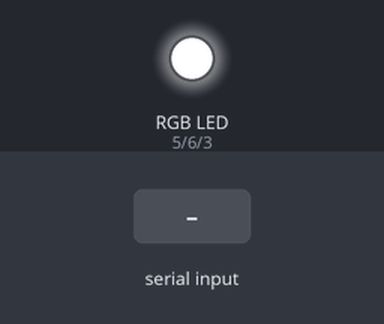
Bench run of a sketch on a simulated Arduino Uno, built with avr-gcc and run on an emulated ATmega328P. Shown: an RGB LED mixed from three pins (HIGH = lit). The inputs (shaded band) are chosen by the test bench. Dim RGB values are drawn brighter than linear.

Above: at 1.2 s.
1.3 s: "90,45,200\n" received over Serial
At 1.6 s:
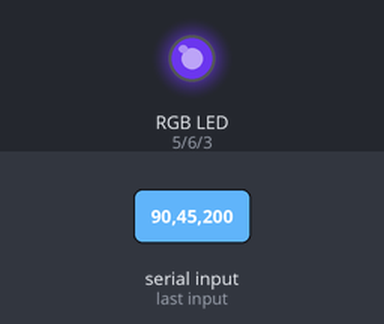
2.8 s: "30,150,10\n" received over Serial
At 3.9 s:
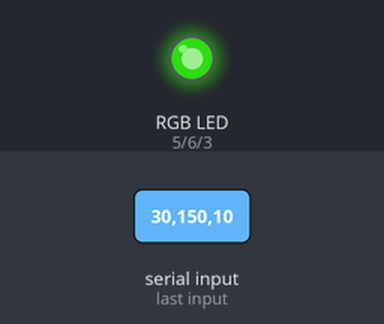
4.3 s: "1,90,45\n" received over Serial
At 5.0 s:
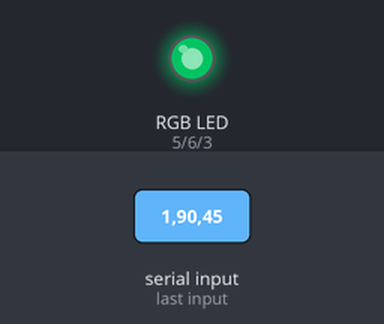
Timing chart, 0 to 7.3 s (numbered marks = the images above; inputs shaded):
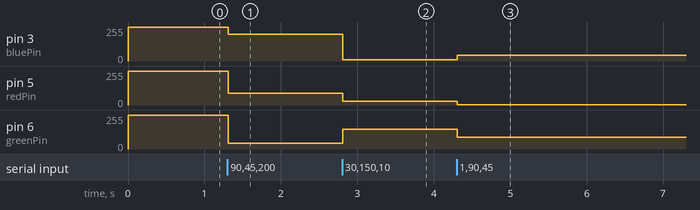

Measured:
- after the input at 1.3 s, pin 3 (bluePin): 255/255 → 200/255 at once; pin 5 (redPin): 255/255 → 90/255 at once; pin 6 (greenPin): 255/255 → 45/255 at once
- after the input at 2.8 s, pin 3 (bluePin): 200/255 → 10/255 at once; pin 5 (redPin): 90/255 → 30/255 at once; pin 6 (greenPin): 45/255 → 150/255 at once
- after the input at 4.3 s, pin 3 (bluePin): 10/255 → 45/255 at once; pin 5 (redPin): 30/255 → 1/255 at once; pin 6 (greenPin): 150/255 → 90/255 at once

The sketch:

RGBControll.ino
```cpp
// pins for the LEDs:
const int redPin = 5;
const int greenPin = 6;
const int bluePin = 3;

void setup() {
  // initialize serial:
  Serial.begin(9600);
  //while (!Serial);
  // make the pins outputs:
  //pinMode(redPin, OUTPUT);
  //pinMode(greenPin, OUTPUT);
  //pinMode(bluePin, OUTPUT);
  analogWrite(redPin, 255);
  analogWrite(greenPin,255);
  analogWrite(bluePin, 255);
}

void loop() {
  // if there's any serial available, read it:
  while (Serial.available() > 0) {

    // look for the next valid integer in the incoming serial stream:
    int red = Serial.parseInt();
    // do it again:
    int green = Serial.parseInt();
    // do it again:
    int blue = Serial.parseInt();


    // look for the newline. That's the end of your
    // sentence:
    if (Serial.read() == '\n') {
      // constrain the values to 0 - 255 and invert
      // if you're using a common-cathode LED, just use "constrain(color, 0, 255);"
      red = constrain(red, 0, 255);
      green = constrain(green, 0, 255);
      blue = constrain(blue, 0, 255);

      // fade the red, green, and blue legs of the LED:
      analogWrite(redPin, red);
      analogWrite(greenPin, green);
      analogWrite(bluePin, blue);

      // print the three numbers in one string as hexadecimal:
      /*Serial.print(red, DEC);
      Serial.print(", ");
      Serial.print(green, DEC);
      Serial.print(", ");
      Serial.println(blue, DEC);*/
    }
  }
}
```
